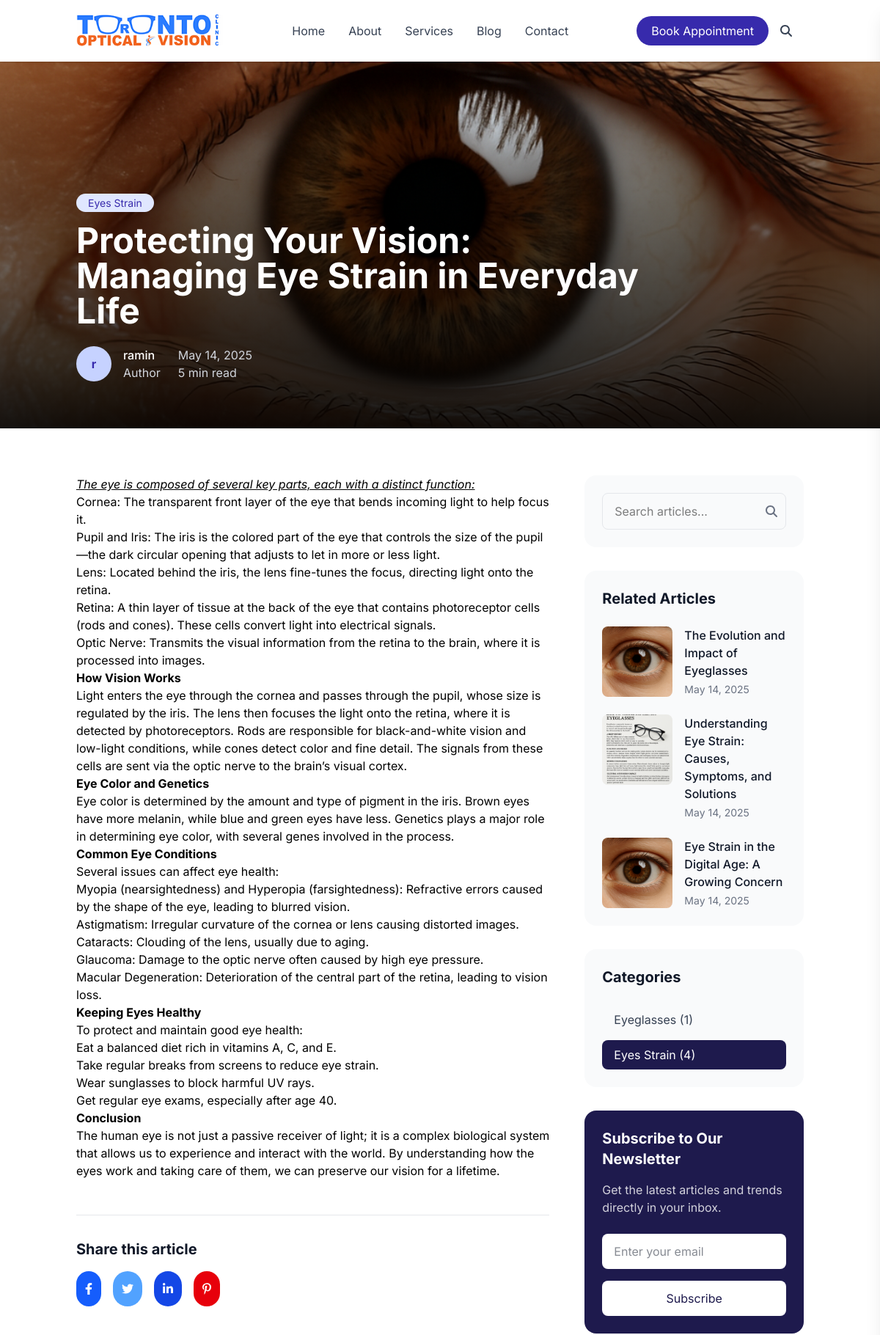
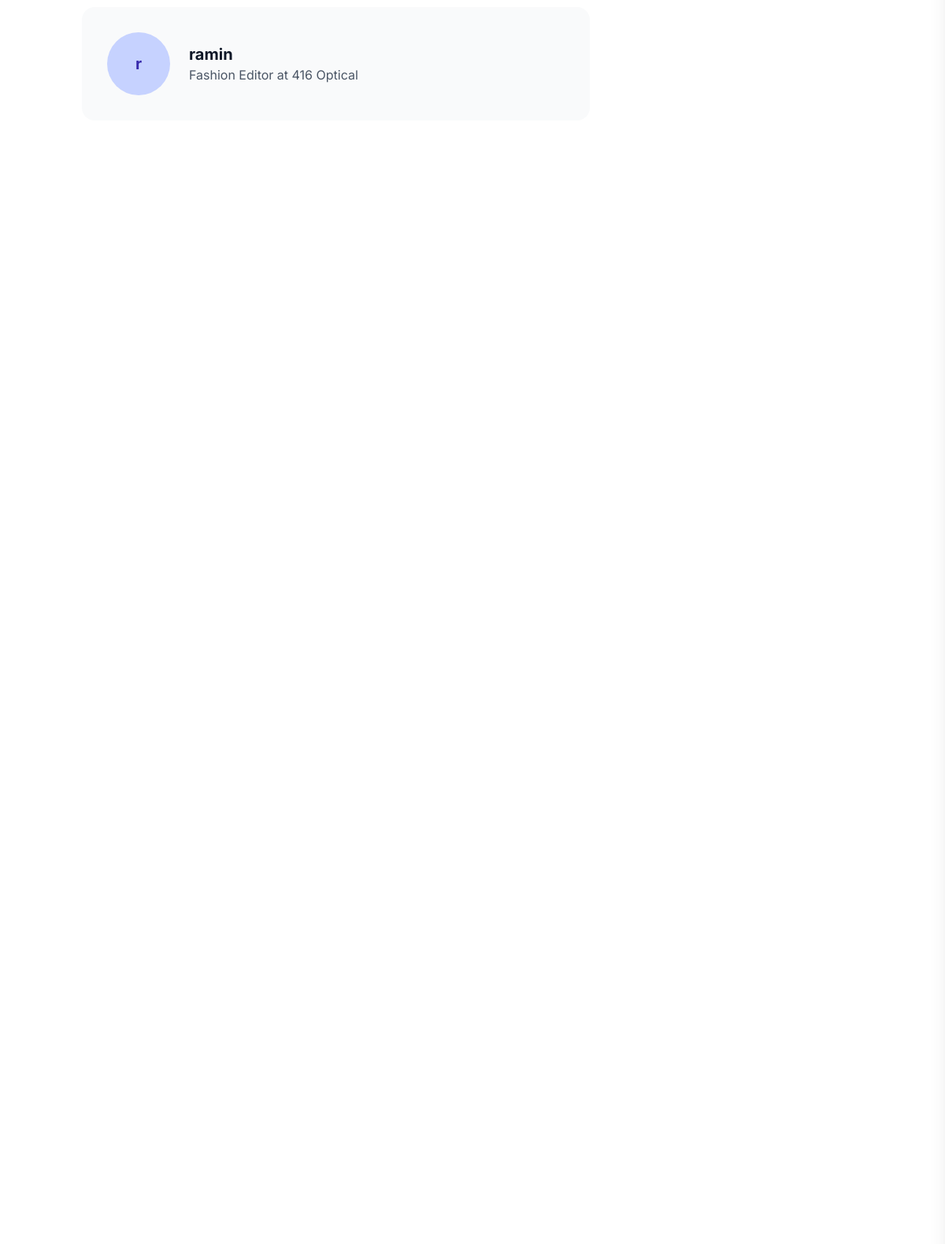
The page /blog/protecting-your-vision-managing-eye-strain-in-ever/ (upper part) on the database its author committed (2 pictures, top to bottom).
### main/models.py (models this page shows, shortened)
class BlogPost(models.Model):
    title = models.CharField(max_length=200)
    slug = models.SlugField(unique=True)
    author = models.ForeignKey(Author, on_delete=models.CASCADE)
    category = models.ForeignKey(Category, on_delete=models.CASCADE)
    content = RichTextField(blank=True, null=True)
    excerpt = RichTextField(blank=True, null=True)
    image = models.ImageField(upload_to='blog_images/', null=True, blank=True)
    is_featured = models.BooleanField(default=False)
    read_time = models.IntegerField(default=5)  # in minutes
    published_date = models.DateTimeField(auto_now_add=True)
    updated_date = models.DateTimeField(auto_now=True)

class Category(models.Model):
    name = models.CharField(max_length=50)
    slug = models.SlugField(unique=True)

class Author(models.Model):
    name = models.CharField(max_length=100)
    user = models.ForeignKey('auth.User', on_delete=models.CASCADE)

### main/views.py (the view)
# urls.py: path('blog/<slug:slug>/', views.blog_detail, name='blog_detail'),
def blog_detail(request, slug):
    post = get_object_or_404(BlogPost, slug=slug)
    recent_posts = BlogPost.objects.exclude(id=post.id)[:3]
    categories = Category.objects.annotate(post_count=Count('blogpost'))
    context = {
        'post': post,
        'recent_posts': recent_posts,
        'categories': categories,
    }
    return render(request, 'main/blog_detail.html', context)

### main/templates/main/blog_detail.html (shortened to what this page needs)
{% extends "includes/base.html" %}
{% load static %}
{% block content %}
<div class="min-h-screen bg-white">
  <section id="article-header" class="relative h-[500px] overflow-hidden">
    <div class="absolute inset-0">
      <img class="w-full h-full object-cover" src="{{ post.image.url }}" alt="{{ post.title }}" />
      <div class="absolute inset-0 bg-gradient-to-t from-black/90 via-black/50 to-transparent"></div>
    </div>
    <div class="container mx-auto px-4 h-full flex items-end pb-16 relative z-10">
      <div class="max-w-3xl">
        <span class="px-4 py-1 bg-indigo-100 text-indigo-800 rounded-full text-sm">{{ post.category.name }}</span>
        <h1 class="text-4xl md:text-5xl font-bold text-white mt-4 mb-6">{{ post.title }}</h1>
        <div class="flex items-center gap-6">
          <div class="flex items-center gap-4">
            {% if post.author.profile_image %}
            <img src="{{ post.author.profile_image.url }}" alt="{{ post.author.name }}" class="w-12 h-12 rounded-full">
            {% else %}
            <div class="w-12 h-12 rounded-full bg-indigo-200 flex items-center justify-center text-indigo-800 font-bold">
              {{ post.author.name|slice:":1" }}
            </div>
            {% endif %}
            <div>
              <p class="font-medium text-white">{{ post.author.name }}</p>
              <p class="text-gray-300">{{ post.author.bio|truncatechars:20|default:"Author" }}</p>
            </div>
          </div>
          <div class="text-gray-300">
            <p>{{ post.published_date|date:"F j, Y" }}</p>
            <p>{{ post.read_time }} min read</p>
          </div>
        </div>
      </div>
    </div>
  </section>
  <section id="article-content" class="py-16">
    <div class="container mx-auto px-4">
      <div class="grid grid-cols-1 lg:grid-cols-12 gap-12">
        <div class="lg:col-span-8">
          <article class="prose lg:prose-lg max-w-none">
            {{ post.content|safe }}
          </article>
          <div class="border-t border-gray-200 mt-12 pt-8">
            <h3 class="text-xl font-bold text-gray-900 mb-4">Share this article</h3>
            <div class="flex gap-4">
              <a href="https://www.facebook.com/sharer/sharer.php?u={{ request.build_absolute_uri }}" target="_blank" class="p-3 bg-blue-600 text-white rounded-full hover:bg-blue-700 transition">
                <i class="fa-brands fa-facebook-f"></i>
              </a>
              <a href="https://twitter.com/intent/tweet?url={{ request.build_absolute_uri }}&text={{ post.title }}" target="_blank" class="p-3 bg-blue-400 text-white rounded-full hover:bg-blue-500 transition">
                <i class="fa-brands fa-twitter"></i>
              </a>
              <a href="https://www.linkedin.com/shareArticle?mini=true&url={{ request.build_absolute_uri }}&title={{ post.title }}" target="_blank" class="p-3 bg-blue-700 text-white rounded-full hover:bg-blue-800 transition">
                <i class="fa-brands fa-linkedin-in"></i>
              </a>
              <a href="https://pinterest.com/pin/create/button/?url={{ request.build_absolute_uri }}&media={{ post.image.url }}&description={{ post.title }}" target="_blank" class="p-3 bg-red-600 text-white rounded-full hover:bg-red-700 transition">
                <i class="fa-brands fa-pinterest-p"></i>
              </a>
            </div>
          </div>
          <div class="bg-gray-50 p-8 rounded-2xl mt-12">
            <div class="flex items-center gap-6">
              {% if post.author.profile_image %}
              <img src="{{ post.author.profile_image.url }}" alt="{{ post.author.name }}" class="w-20 h-20 rounded-full">
              {% else %}
              <div class="w-20 h-20 rounded-full bg-indigo-200 flex items-center justify-center text-indigo-800 font-bold text-xl">
                {{ post.author.name|slice:":1" }}
              </div>
              {% endif %}
              <div>
                <h3 class="text-xl font-bold text-gray-900">{{ post.author.name }}</h3>
                <p class="text-gray-600">{{ post.author.bio|default:"Fashion Editor at 416 Optical" }}</p>
              </div>
            </div>
          </div>
        </div>
        <aside class="lg:col-span-4">
          <div class="bg-gray-50 p-6 rounded-2xl mb-8">
            <form class="relative" action="{% url 'main:blog_list' %}" method="get">
              <input type="search" name="q" placeholder="Search articles..." class="w-full px-4 py-3 pr-12 rounded-lg border border-gray-200 focus:outline-none focus:border-indigo-500">
              <button type="submit" class="absolute right-3 top-1/2 -translate-y-1/2 text-gray-500 hover:text-indigo-600">
                <i class="fa-solid fa-magnifying-glass"></i>
              </button>
            </form>
          </div>
          <div class="bg-gray-50 p-6 rounded-2xl">
            <h3 class="text-xl font-bold text-gray-900 mb-6">Related Articles</h3>
            <div class="space-y-6">
              {% for related in recent_posts %}
              <div class="flex gap-4">
                <img src="{{ related.image.url }}" alt="{{ related.title }}" class="w-24 h-24 rounded-lg object-cover">
                <div>
                  <a href="{% url 'main:blog_detail' related.slug %}" class="font-medium text-gray-900 hover:text-indigo-800 transition">{{ related.title }}</a>
                  <p class="text-sm text-gray-500 mt-1">{{ related.published_date|date:"F j, Y" }}</p>
                </div>
              </div>
              {% empty %}
              <p class="text-gray-600">No related articles found.</p>
              {% endfor %}
            </div>
          </div>
          <div class="mt-8 bg-gray-50 p-6 rounded-2xl">
            <h3 class="text-xl font-bold text-gray-900 mb-6">Categories</h3>
            <div class="space-y-2">
              {% for cat in categories %}
              <a href="{% url 'main:blog_category' cat.slug %}" class="block w-full text-left px-4 py-2 rounded-lg {% if post.category == cat %}bg-indigo-950 text-white{% else %}hover:bg-gray-200 text-gray-700{% endif %} transition">
                {{ cat.name }} ({{ cat.blogpost_set.count }})
              </a>
              {% endfor %}
            </div>
          </div>
          <div class="mt-8 bg-indigo-950 p-6 rounded-2xl text-white">
            <h3 class="text-xl font-bold mb-4">Subscribe to Our Newsletter</h3>
            <p class="text-white/80 mb-6">Get the latest articles and trends directly in your inbox.</p>
            <form class="space-y-4" method="post" action="{% url 'main:newsletter_signup' %}">
              <input type="email" name="email" placeholder="Enter your email" class="w-full bg-white px-4 py-3 rounded-lg border-0 focus:outline-none focus:ring-2 focus:ring-white text-gray-900" required>
              <button type="submit" class="w-full py-3 bg-white text-indigo-950 rounded-lg hover:bg-gray-100 transition">Subscribe</button>
            </form>
          </div>
        </aside>
      </div>
    </div>
  </section>
</div>
{% endblock content %}

### assets/css/styles.css (style rules this page uses)
* { font-family: "Inter", sans-serif; }
:root { --color-base: #ffffff; --color-base-50: #f9fafb; --color-base-100: #f3f4f6; --color-base-200: #e5e7eb; --color-base-300: #d1d5db; --color-base-400: #9ca3af; --color-base-500: #6b7280; --color-base-600: #4b5563; --color-base-700: #374151; --color-base-800: #1f2937; --color-base-900: #111827; --color-base-content: #1f2937; --color-primary: #3b82f6; --color-primary-50: #eff6ff; --color-primary-100: #dbeafe; --color-primary-200: #bfdbfe; --color-primary-300: #93c5fd; --color-primary-400: #60a5fa; --color-primary-500: #3b82f6; --color-primary-600: #2563eb; --color-primary-700: #1d4ed8; --color-primary-800: #1e40af; --color-primary-900: #1e3a8a; --color-primary-focus: #2563eb; --color-primary-content: #ffffff; --color-secondary: #8b5cf6; --color-secondary-50: #f5f3ff; --color-secondary-100: #ede9fe; --color-secondary-200: #ddd6fe; --color-secondary-300: #c4b5fd; --color-secondary-400: #a78bfa; --color-secondary-500: #8b5cf6; --color-secondary-600: #7c3aed; --color-secondary-700: #6d28d9; --color-secondary-800: #5b21b6; --color-secondary-900: #4c1d95; --color-secondary-focus: #7c3aed; --color-secondary-content: #ffffff; --color-accent: #f472b6; --color-accent-50: #fdf2f8; --color-accent-100: #fce7f3; --color-accent-200: #fbcfe8; --color-accent-300: #f9a8d4; --color-accent-400: #f472b6; --color-accent-500: #ec4899; --color-accent-600: #db2777; --color-accent-700: #be185d; --color-accent-800: #9d174d; --color-accent-900: #831843; --color-accent-focus: #db2777; --color-accent-content: #ffffff; --color-neutral: #6b7280; --color-neutral-50: #f9fafb; --color-neutral-100: #f3f4f6; --color-neutral-200: #e5e7eb; --color-neutral-300: #d1d5db; --color-neutral-400: #9ca3af; --color-neutral-500: #6b7280; --color-neutral-600: #4b5563; --color-neutral-700: #374151; --color-neutral-800: #1f2937; --color-neutral-900: #111827; --color-neutral-focus: #4b5563; --color-neutral-content: #ffffff; --color-info: #3b82f6; --color-info-50: #eff6ff; --color-info-100: #dbeafe; --color-info-200: #bfdbfe; --color-info-300: #93c5fd; --color-info-400: #60a5fa; --color-info-500: #3b82f6; --color-info-600: #2563eb; --color-info-700: #1d4ed8; --color-info-800: #1e40af; --color-info-900: #1e3a8a; --color-info-focus: #2563eb; --color-info-content: #ffffff; --color-success: #10b981; --color-success-50: #ecfdf5; --color-success-100: #d1fae5; --color-success-200: #a7f3d0; --color-success-300: #6ee7b7; --color-success-400: #34d399; --color-success-500: #10b981; --color-success-600: #059669; --color-success-700: #047857; --color-success-800: #065f46; --color-success-900: #064e3b; --color-success-focus: #059669; --color-success-content: #ffffff; --color-warning: #f59e0b; --color-warning-50: #fffbeb; --color-warning-100: #fef3c7; --color-warning-200: #fde68a; --color-warning-300: #fcd34d; --color-warning-400: #fbbf24; --color-warning-500: #f59e0b; --color-warning-600: #d97706; --color-warning-700: #b45309; --color-warning-800: #92400e; --color-warning-900: #78350f; --color-warning-focus: #d97706; --color-warning-content: #ffffff; --color-error: #ef4444; --color-error-50: #fef2f2; --color-error-100: #fee2e2; --color-error-200: #fecaca; --color-error-300: #fca5a5; --color-error-400: #f87171; --color-error-500: #ef4444; --color-error-600: #dc2626; --color-error-700: #b91c1c; --color-error-800: #991b1b; --color-error-900: #7f1d1d; --color-error-focus: #dc2626; --color-error-content: #ffffff; }

### main/templates/includes/base.html (style rules this page uses)
html { overflow-y: scroll; }
html { scrollbar-width: thin; scrollbar-color: #888 #f1f1f1; }

### rows shown on the page
BlogPost: image (picture), category.name "Eyes Strain", title "Protecting Your Vision: Managing Eye Strain in Everyday Life", author.name "r", author.name "ramin", author.bio "Author", published_date "May 14, 2025", read_time "5", content "The eye is composed of several key parts, each with a distinct function: Cornea: The transparent front layer of the eye that bends incoming light to help focus it. Pupil and Iris: The iris is the colored part of the eye that controls the size of the pupil—the dark circular opening that adjusts to let in more or less light. Lens: Located behind the iris, the lens fine-tunes the focus, directing light onto the retina. Retina: A thin layer of tissue at the back of the eye that contains photoreceptor cells (rods and cones). These cells convert light into electrical signals. Optic Nerve: Transmits the visual information from the retina to the brain, where it is processed into images. How Vision…", author.bio "Fashion Editor at 416 Optical"
BlogPost: image (picture), title "The Evolution and Impact of Eyeglasses", published_date "May 14, 2025"
BlogPost: image (picture), title "Understanding Eye Strain: Causes, Symptoms, and Solutions", published_date "May 14, 2025"
BlogPost: image (picture), title "Eye Strain in the Digital Age: A Growing Concern", published_date "May 14, 2025"
Category: name "Eyeglasses", blogpost_set.count "1"
Category: name "Eyes Strain", blogpost_set.count "4"
